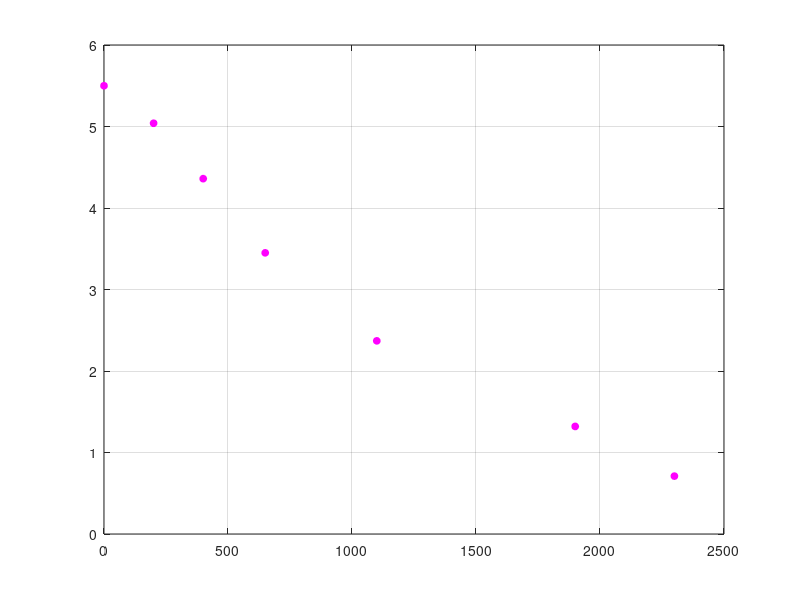

Recreate this plot in MATLAB. (Note: this script raises an error after producing the figure.)
clc;
clear all;
t=[0,200,400,650,1100,1900,2300];
c=[5.50,5.04,4.36,3.45,2.37,1.32,0.71];
plot(t,c,'o','MarkerSize',5,'MarkerFaceColor','m','MarkerEdgeColor','m')
grid on
hold on
%Calculando los lagranjianos
syms T
D=0
for j=1:length(t)
L=1
for i=1:length (t)
    if i~=j
        L= L*(T-t(i))/(t(j)-t(i));
    end
end
D=D+expand(L)*c(j)
end
D=vpa(D)
conc=subs(D,2100)%Con todos los datos
ezplot(D,[0,2400])
plot(2100,conc,'*','MarkerSize',5,'MarkerFaceColor','b','MarkerEdgeColor','b')
xlabel('TIEMPO(S)');ylabel('CONCENTRACIÓN');
title('CONCENTRACIÓN  DE PENTÓXIDO DE NITRÓGENO')
